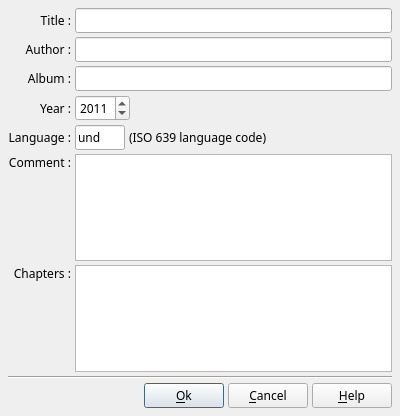
<?xml version="1.0" encoding="UTF-8"?>
<ui version="4.0">
 <class>DlgffDPjrProperties</class>
 <widget class="QDialog" name="DlgffDPjrProperties">
  <property name="geometry">
   <rect>
    <x>0</x>
    <y>0</y>
    <width>400</width>
    <height>416</height>
   </rect>
  </property>
  <property name="font">
   <font>
    <family>Sans Serif</family>
    <pointsize>9</pointsize>
   </font>
  </property>
  <property name="windowTitle">
   <string>Project properties</string>
  </property>
  <layout class="QVBoxLayout" name="verticalLayout">
   <property name="spacing">
    <number>4</number>
   </property>
   <property name="margin">
    <number>8</number>
   </property>
   <item>
    <layout class="QGridLayout" name="gridLayout">
     <item row="0" column="0">
      <widget class="QLabel" name="label">
       <property name="text">
        <string>Title :</string>
       </property>
       <property name="alignment">
        <set>Qt::AlignRight|Qt::AlignTrailing|Qt::AlignVCenter</set>
       </property>
      </widget>
     </item>
     <item row="0" column="1">
      <widget class="QLineEdit" name="TitleED">
       <property name="maxLength">
        <number>30</number>
       </property>
      </widget>
     </item>
     <item row="1" column="0">
      <widget class="QLabel" name="label_2">
       <property name="text">
        <string>Author :</string>
       </property>
       <property name="alignment">
        <set>Qt::AlignRight|Qt::AlignTrailing|Qt::AlignVCenter</set>
       </property>
      </widget>
     </item>
     <item row="2" column="0">
      <widget class="QLabel" name="label_3">
       <property name="text">
        <string>Album :</string>
       </property>
       <property name="alignment">
        <set>Qt::AlignRight|Qt::AlignTrailing|Qt::AlignVCenter</set>
       </property>
      </widget>
     </item>
     <item row="3" column="0">
      <widget class="QLabel" name="label_4">
       <property name="text">
        <string>Year :</string>
       </property>
       <property name="alignment">
        <set>Qt::AlignRight|Qt::AlignTrailing|Qt::AlignVCenter</set>
       </property>
      </widget>
     </item>
     <item row="1" column="1">
      <widget class="QLineEdit" name="AuthorED">
       <property name="maxLength">
        <number>30</number>
       </property>
      </widget>
     </item>
     <item row="2" column="1">
      <widget class="QLineEdit" name="AlbumED">
       <property name="maxLength">
        <number>30</number>
       </property>
      </widget>
     </item>
     <item row="3" column="1">
      <widget class="QSpinBox" name="YearED">
       <property name="sizePolicy">
        <sizepolicy hsizetype="Fixed" vsizetype="Fixed">
         <horstretch>0</horstretch>
         <verstretch>0</verstretch>
        </sizepolicy>
       </property>
       <property name="minimum">
        <number>1970</number>
       </property>
       <property name="maximum">
        <number>2050</number>
       </property>
       <property name="value">
        <number>2011</number>
       </property>
      </widget>
     </item>
     <item row="5" column="1">
      <widget class="QPlainTextEdit" name="CommentED">
       <property name="lineWrapMode">
        <enum>QPlainTextEdit::NoWrap</enum>
       </property>
      </widget>
     </item>
     <item row="4" column="0">
      <widget class="QLabel" name="label_7">
       <property name="text">
        <string>Language :</string>
       </property>
       <property name="alignment">
        <set>Qt::AlignRight|Qt::AlignTrailing|Qt::AlignVCenter</set>
       </property>
      </widget>
     </item>
     <item row="4" column="1">
      <layout class="QHBoxLayout" name="horizontalLayout_10">
       <property name="margin">
        <number>0</number>
       </property>
       <item>
        <widget class="QLineEdit" name="LanguageED">
         <property name="sizePolicy">
          <sizepolicy hsizetype="Fixed" vsizetype="Fixed">
           <horstretch>0</horstretch>
           <verstretch>0</verstretch>
          </sizepolicy>
         </property>
         <property name="minimumSize">
          <size>
           <width>50</width>
           <height>0</height>
          </size>
         </property>
         <property name="maximumSize">
          <size>
           <width>50</width>
           <height>16777215</height>
          </size>
         </property>
         <property name="text">
          <string>und</string>
         </property>
         <property name="maxLength">
          <number>3</number>
         </property>
        </widget>
       </item>
       <item>
        <widget class="QLabel" name="label_6">
         <property name="text">
          <string>(ISO 639 language code)</string>
         </property>
        </widget>
       </item>
      </layout>
     </item>
     <item row="5" column="0">
      <widget class="QLabel" name="label_5">
       <property name="text">
        <string>Comment :</string>
       </property>
       <property name="alignment">
        <set>Qt::AlignRight|Qt::AlignTop|Qt::AlignTrailing</set>
       </property>
      </widget>
     </item>
     <item row="6" column="0">
      <widget class="QLabel" name="label_8">
       <property name="text">
        <string>Chapters :</string>
       </property>
       <property name="alignment">
        <set>Qt::AlignRight|Qt::AlignTop|Qt::AlignTrailing</set>
       </property>
      </widget>
     </item>
     <item row="6" column="1">
      <widget class="QTableWidget" name="ChapterTable"/>
     </item>
    </layout>
   </item>
   <item>
    <widget class="Line" name="line">
     <property name="orientation">
      <enum>Qt::Horizontal</enum>
     </property>
    </widget>
   </item>
   <item>
    <layout class="QHBoxLayout" name="horizontalLayout">
     <property name="spacing">
      <number>4</number>
     </property>
     <item>
      <spacer name="horizontalSpacer">
       <property name="orientation">
        <enum>Qt::Horizontal</enum>
       </property>
       <property name="sizeHint" stdset="0">
        <size>
         <width>40</width>
         <height>20</height>
        </size>
       </property>
      </spacer>
     </item>
     <item>
      <widget class="QPushButton" name="OkBt">
       <property name="toolTip">
        <string>Accept modification and exit dialog box</string>
       </property>
       <property name="text">
        <string>&amp;Ok</string>
       </property>
       <property name="icon">
        <iconset resource="../../RSCffDiaporama.qrc">
         <normaloff>:/img/action_ok.png</normaloff>:/img/action_ok.png</iconset>
       </property>
      </widget>
     </item>
     <item>
      <widget class="QPushButton" name="CancelBt">
       <property name="toolTip">
        <string>Cancel modification and exit dialog box</string>
       </property>
       <property name="text">
        <string>&amp;Cancel</string>
       </property>
       <property name="icon">
        <iconset resource="../../RSCffDiaporama.qrc">
         <normaloff>:/img/action_cancel.png</normaloff>:/img/action_cancel.png</iconset>
       </property>
      </widget>
     </item>
     <item>
      <widget class="QPushButton" name="HelpBT">
       <property name="toolTip">
        <string>Open help page describing this dialog box</string>
       </property>
       <property name="text">
        <string>&amp;Help</string>
       </property>
       <property name="icon">
        <iconset resource="../../RSCffDiaporama.qrc">
         <normaloff>:/img/help.png</normaloff>:/img/help.png</iconset>
       </property>
       <property name="shortcut">
        <string>F1</string>
       </property>
      </widget>
     </item>
    </layout>
   </item>
  </layout>
 </widget>
 <resources>
  <include location="../../RSCffDiaporama.qrc"/>
 </resources>
 <connections/>
</ui>
